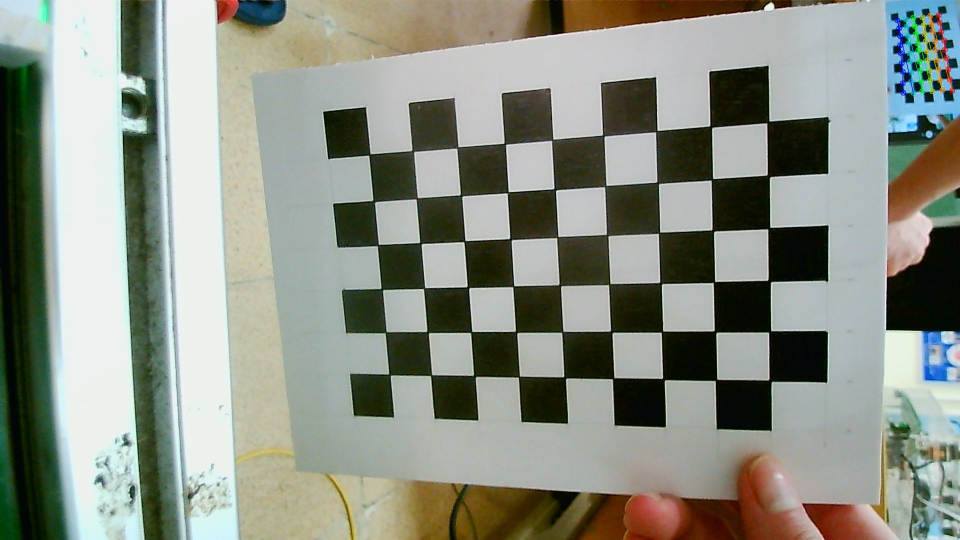
#> input picture Python_programing/calib/images/c (1).jpg, 1920 x 1080 px (shown at 1/2 size); its folder holds 4 pictures in this run
$ python Calib_image.py
#> lines starting #> are read from the running program, lines starting #| are printed output that depends on the picture
import cv2 as cv
import os
import numpy as np

# Checker board size
CHESS_BOARD_DIM = (9, 6)

# The size of Square in the checker board.
SQUARE_SIZE = 14  # millimeters

# termination criteria
criteria = (cv.TERM_CRITERIA_EPS + cv.TERM_CRITERIA_MAX_ITER, 30, 0.001)

#---------------------------------------------------
calib_data_path = "../calib_data"
CHECK_DIR = os.path.isdir(calib_data_path)

if not CHECK_DIR:
    os.makedirs(calib_data_path)
    print(f'"{calib_data_path}" Directory is created')

else:
    print(f'"{calib_data_path}" Directory already Exists.')
#--------------------------------------------------------------
CHECK_DIR = os.path.isdir("./ChessboardCorners/")

if not CHECK_DIR:
    os.makedirs("./ChessboardCorners/")


# prepare object points, like (0,0,0), (1,0,0), (2,0,0) ....,(6,5,0)
obj_3D = np.zeros((CHESS_BOARD_DIM[0] * CHESS_BOARD_DIM[1], 3), np.float32)

obj_3D[:, :2] = np.mgrid[0 : CHESS_BOARD_DIM[0], 0 : CHESS_BOARD_DIM[1]].T.reshape(
    -1, 2
)
obj_3D *= SQUARE_SIZE
print(obj_3D)

# Arrays to store object points and image points from all the images.
obj_points_3D = []  # 3d point in real world space
img_points_2D = []  # 2d points in image plane.

# The images directory path
image_dir_path = "images"

files = os.listdir(image_dir_path)
for file in files:
    print(file)
    imagePath = os.path.join(image_dir_path, file)
    # print(imagePath)

    image = cv.imread(imagePath)
#> image is the input picture: shape (1080, 1920, 3); mean B, G, R 132.7, 143.9, 139
    grayScale = cv.cvtColor(image, cv.COLOR_BGR2GRAY)
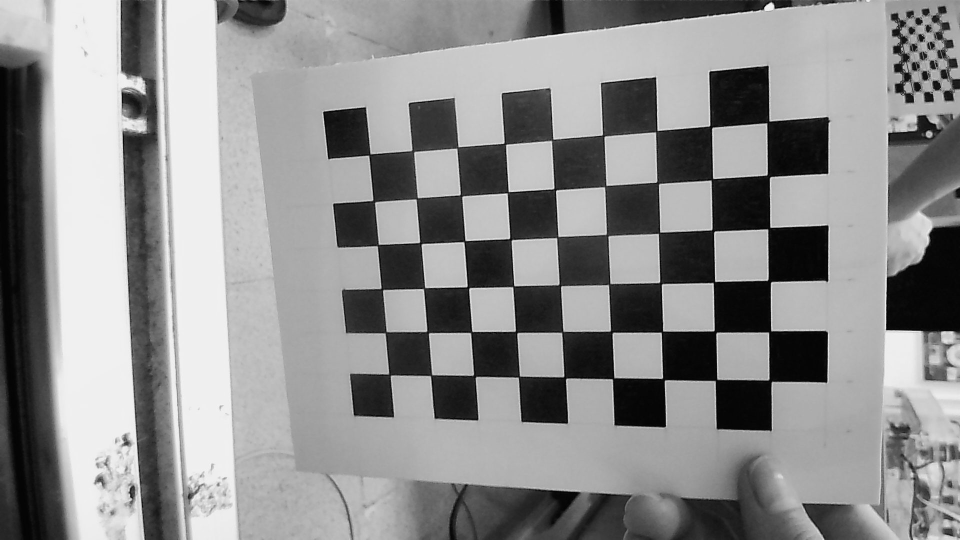
#> grayScale: shape (1080, 1920) (shown at 1/2 size); min 0, max 253, mean 141.2
    ret, corners = cv.findChessboardCorners(image, CHESS_BOARD_DIM, None)
#> ret = True; corners = 54 rows, first 8: [740.7, 308], [826, 302.5], [913.8, 296.8], [1010, 288], [1106.3, 278.3], [1207, 271.5], [1311.4, 264.3], [1422, 253.5]
    if ret == True:
        obj_points_3D.append(obj_3D)
        corners2 = cv.cornerSubPix(grayScale, corners, (3, 3), (-1, -1), criteria)
#> corners2 = 54 rows, first 8: [740.5, 308.3], [826, 302.5], [914.2, 296.4], [1007.6, 287.2], [1105.9, 278.5], [1208.3, 274.2], [1311.7, 263.9], [1419.3, 252.1]
        img_points_2D.append(corners2)

        img = cv.drawChessboardCorners(image, CHESS_BOARD_DIM, corners2, ret)
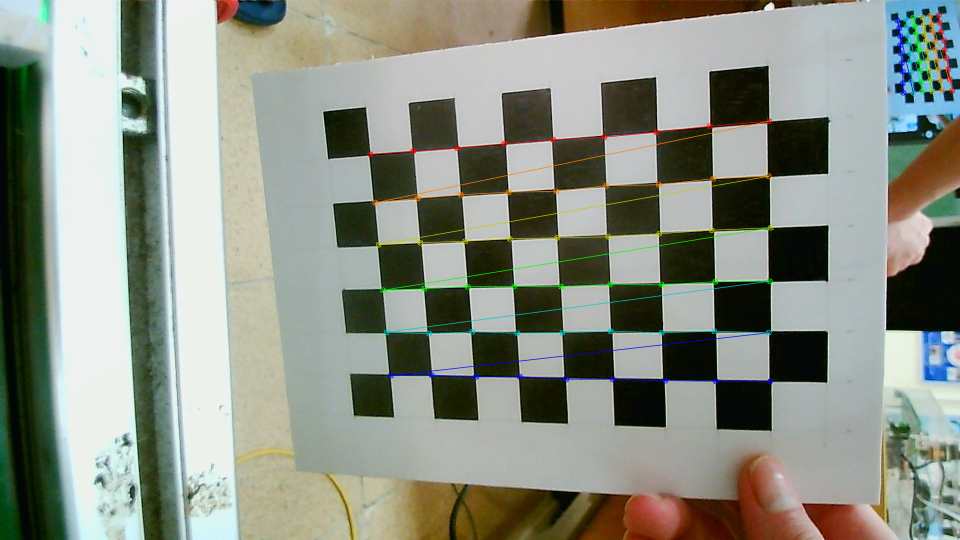
#> img: shape (1080, 1920, 3) (shown at 1/2 size); mean B, G, R 132.7, 144.2, 139.2
        cv.imwrite ( "./ChessboardCorners/"+str(file) , img)
#> pass 2 of the loop `for file in files:`:
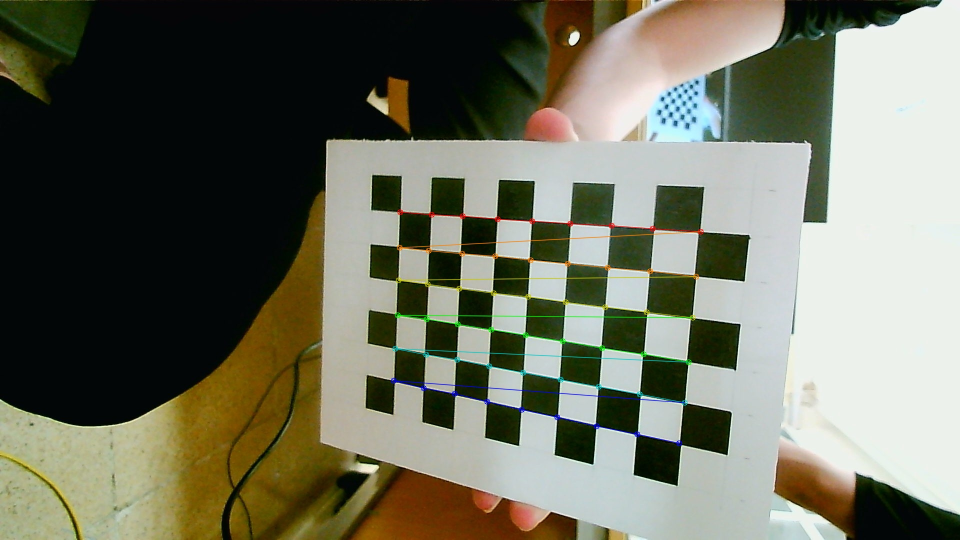
#> input picture Python_programing/calib/images/c (10).jpg, 1920 x 1080 px (shown at 1/2 size)
#> image is the input picture: shape (1080, 1920, 3); mean B, G, R 96.1, 112.2, 110.8
#> `grayScale = cv.cvtColor(image, cv.COLOR_BGR2GRAY)`:
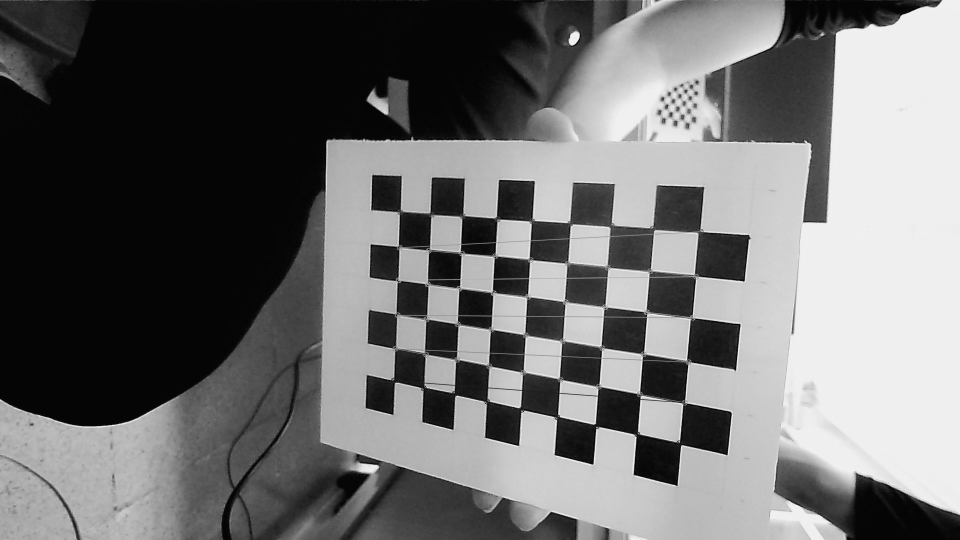
#> grayScale: shape (1080, 1920) (shown at 1/2 size); min 0, max 255, mean 110
#> ret = False; corners = None
#> pass 3 of the loop `for file in files:`:
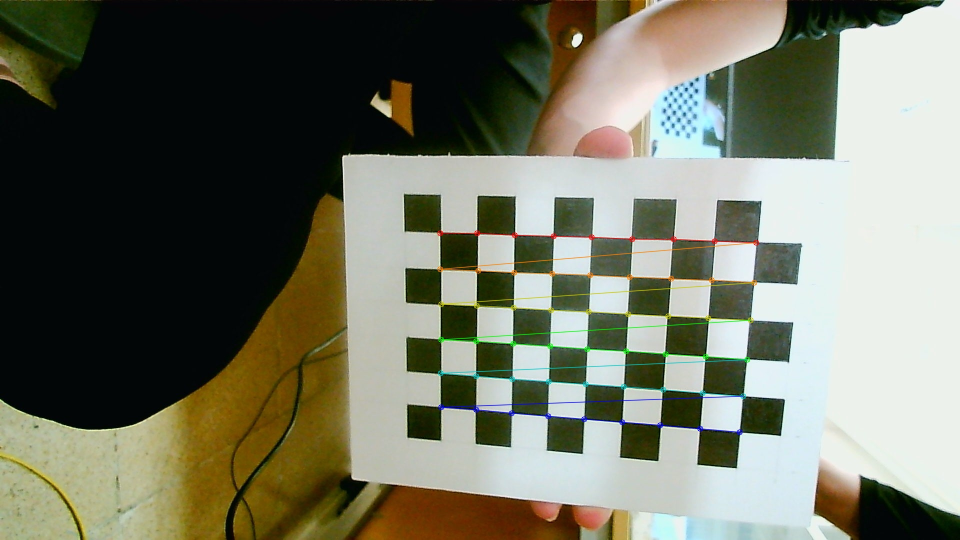
#> input picture Python_programing/calib/images/c (11).jpg, 1920 x 1080 px (shown at 1/2 size)
#> image is the input picture: shape (1080, 1920, 3); mean B, G, R 99.7, 115.8, 113.9
#> `grayScale = cv.cvtColor(image, cv.COLOR_BGR2GRAY)`:
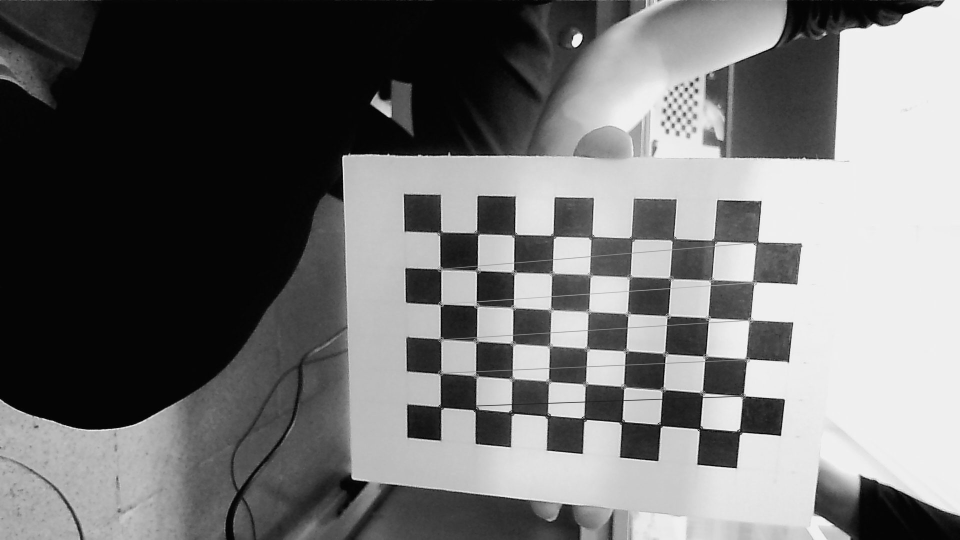
#> grayScale: shape (1080, 1920) (shown at 1/2 size); min 0, max 255, mean 113.4
#> the loop made 4 passes; the first 3 are shown
cv.destroyAllWindows()
# h, w = image.shape[:2]
ret, mtx, dist, rvecs, tvecs = cv.calibrateCamera(
    obj_points_3D, img_points_2D, grayScale.shape[::-1], None, None
)
#print("calibrated")

#print("duming the data into one files using numpy ")
np.savez(
    f"{calib_data_path}/MultiMatrix",
    camMatrix=mtx,
    distCoef=dist,
    rVector=rvecs,
    tVector=tvecs,
)

#print("loading data stored using numpy savez function\n \n \n")
#-------------------------------------------------
data = np.load(f"{calib_data_path}/MultiMatrix.npz")

camMatrix = data["camMatrix"]
distCof = data["distCoef"]
rVector = data["rVector"]
tVector = data["tVector"]
#-----------------------------------------------
print("-------------------------")
#ma trận máy ảnh
print(camMatrix)
print("-------------------------")
#hệ số biến dạng
print(distCof)
print("-------------------------")
#vector quay
print(rVector)
print("-------------------------")
#vector dịch
print(tVector)

#print("loaded calibration data successfully")
#--------------------------------------------------
img_test = cv.imread ( 'image12.png' )
h, w = img.shape[:2]
#> h = 1080; w = 1920
newcameramtx, roi = cv.getOptimalNewCameraMatrix (camMatrix, distCof, (w,h), 1, (w,h))
# giải nén
#> (the run stopped early here; a loop or call above may not have finished)
